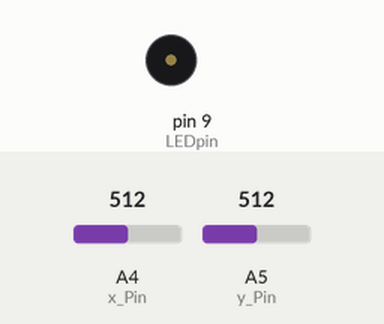
This sketch was run on a simulated Arduino Uno, built with avr-gcc and run on an emulated ATmega328P. Parts: buzzer (waves = sounding). The inputs (shaded band) are chosen by the test bench; at power-on: A5 (y_Pin) = 512, A4 (x_Pin) = 512. What the sketch prints to the serial monitor is not drawn.

Above: at 1.2 s.
1.3 s: A5 (y_Pin) set to 489
At 2.4 s:
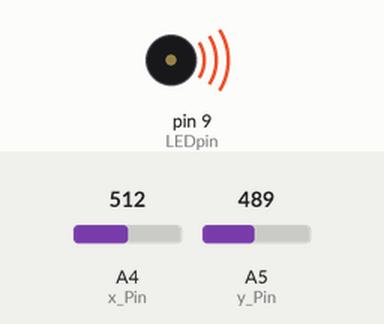
2.8 s: A4 (x_Pin) set to 90
At 3.7 s:
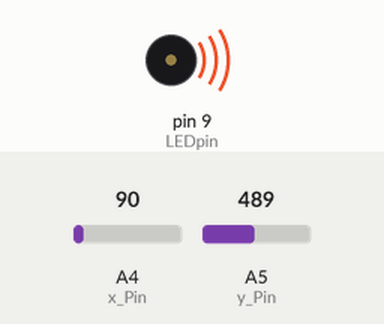
4.3 s: A4 (x_Pin) set to 109
At 5.0 s:
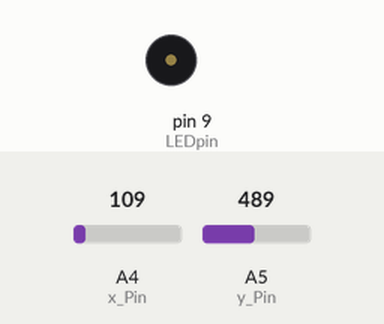
5.8 s: A4 (x_Pin) set to 0
At 6.3 s:
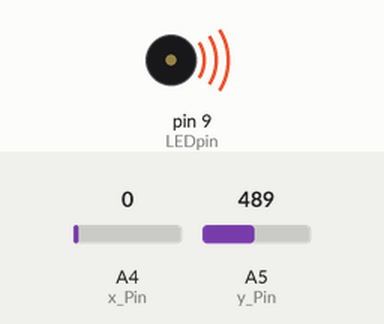
Timing chart, 0 to 8.3 s (numbered marks = the images above; inputs shaded):
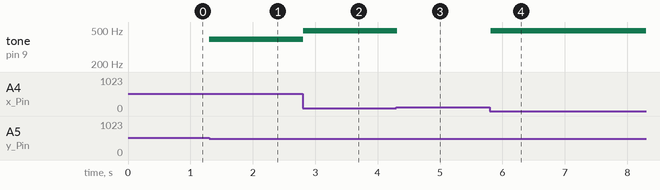

Measured:
- the behaviour switches between 500 and 499 on A5 (y_Pin) (found by bisection; images 0 and 1)
- the behaviour switches between 99 and 100 on A4 (x_Pin) (found by bisection; images 2 and 3)
- after the input at 1.3 s, tone on pin 9 (LEDpin): silent → 391 Hz at once
- after the input at 2.8 s, tone on pin 9 (LEDpin): 391 Hz → 493 Hz at once
- after the input at 4.3 s, tone on pin 9 (LEDpin): 493 Hz → silent at once
- after the input at 5.8 s, tone on pin 9 (LEDpin): silent → 493 Hz at once

The sketch:

controller4_7.ino
```cpp
//This is arduino's code not esp32

int x_Pin = A4;
int y_Pin = A5;
int LEDpin  = 9;

int x_pos = 0 ;
int y_pos = 0 ;
int val = 0;

void setup()
{
  pinMode(LEDpin, OUTPUT);
  Serial.begin(9600);
}
void loop()
{
  noTone(LEDpin);

  x_pos = analogRead(x_Pin);
  y_pos = analogRead(y_Pin);
  //Serial.print(x_pos);
  //Serial.print("\t");
  //Serial.println(y_pos);


  //right
  if (x_pos > 500 && y_pos > 200 && y_pos < 500) {
    tone(LEDpin, 391);
    Serial.print(4);
  }

  //under
  if (x_pos < 400 && x_pos > 200 && y_pos > 500) {
    tone(LEDpin, 440);
    Serial.print(5);
  }

  //left
  if (x_pos < 100 && y_pos < 500 && y_pos > 200) {
    tone(LEDpin, 493);
    Serial.print(6);
  }

  //up
  if (x_pos < 500 && x_pos > 200 && y_pos < 100) {
    tone(LEDpin, 523);
    Serial.print(7);

  }

  delay(100);

}
```
